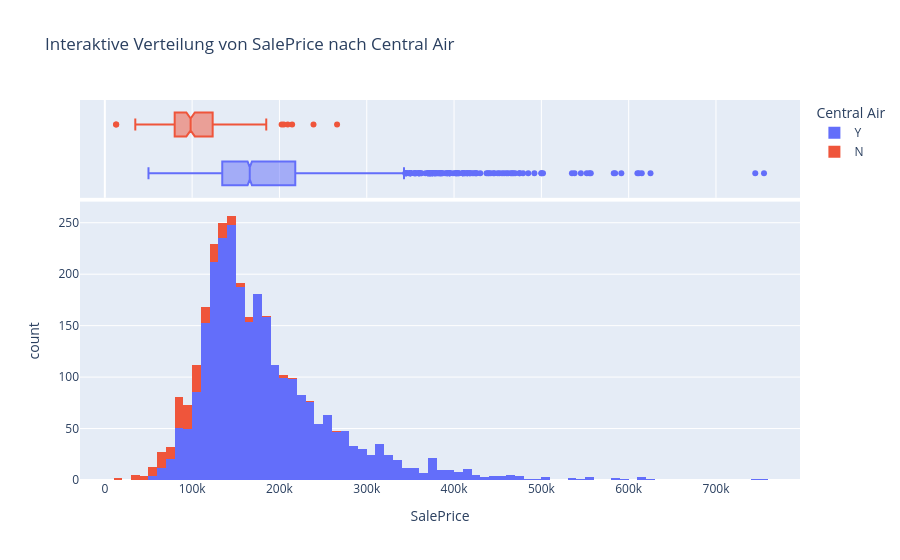

Write notebook code for a chart like this one.
### Code cell
# Interaktives Histogramm
fig = px.histogram(
    df,
    x='SalePrice',
    color='Central Air',
    marginal='box',
    title='Interaktive Verteilung von SalePrice nach Central Air'
)

fig.show()

### Figure 1 — Plotly figure (JSON) as saved in the notebook; plotly's stock layout.template omitted (floating-point values rounded to 4 significant figures; data arrays with more than 128 entries replaced by an {"elided": "..."} marker saying what was removed)
{"data": [{"bingroup": "x", "hovertemplate": "Central Air=Y<br>SalePrice=%{x}<br>count=%{y}<extra></extra>", "legendgroup": "Y", "marker": {"color": "#636efa", "pattern": {"shape": ""}}, "name": "Y", "orientation": "v", "showlegend": true, "type": "histogram", "x": {"elided": "2733 int values"}, "xaxis": "x", "yaxis": "y"}, {"hovertemplate": "Central Air=Y<br>SalePrice=%{x}<extra></extra>", "legendgroup": "Y", "marker": {"color": "#636efa"}, "name": "Y", "notched": true, "showlegend": false, "type": "box", "x": {"elided": "2733 int values"}, "xaxis": "x2", "yaxis": "y2"}, {"bingroup": "x", "hovertemplate": "Central Air=N<br>SalePrice=%{x}<br>count=%{y}<extra></extra>", "legendgroup": "N", "marker": {"color": "#EF553B", "pattern": {"shape": ""}}, "name": "N", "orientation": "v", "showlegend": true, "type": "histogram", "x": {"elided": "196 int values"}, "xaxis": "x", "yaxis": "y"}, {"hovertemplate": "Central Air=N<br>SalePrice=%{x}<extra></extra>", "legendgroup": "N", "marker": {"color": "#EF553B"}, "name": "N", "notched": true, "showlegend": false, "type": "box", "x": {"elided": "196 int values"}, "xaxis": "x2", "yaxis": "y2"}], "layout": {"barmode": "relative", "legend": {"title": {"text": "Central Air"}, "tracegroupgap": 0}, "title": {"text": "Interaktive Verteilung von SalePrice nach Central Air"}, "xaxis": {"anchor": "y", "domain": [0, 1], "title": {"text": "SalePrice"}}, "xaxis2": {"anchor": "y2", "domain": [0, 1], "matches": "x", "showgrid": true, "showticklabels": false}, "yaxis": {"anchor": "x", "domain": [0, 0.7326], "title": {"text": "count"}}, "yaxis2": {"anchor": "x2", "domain": [0.7426, 1], "matches": "y2", "showgrid": false, "showline": false, "showticklabels": false, "ticks": ""}}}
